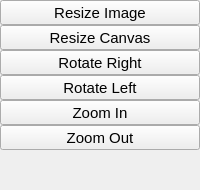
        <widget class="QWidget" name="canvasPage">
         <property name="accessibleName">
          <string>shortcut</string>
         </property>
         <layout class="QVBoxLayout" name="verticalLayout_2">
          <property name="spacing">
           <number>0</number>
          </property>
          <property name="leftMargin">
           <number>0</number>
          </property>
          <property name="topMargin">
           <number>0</number>
          </property>
          <property name="rightMargin">
           <number>0</number>
          </property>
          <property name="bottomMargin">
           <number>0</number>
          </property>
          <item>
           <widget class="QToolButton" name="resizeimage">
            <property name="sizePolicy">
             <sizepolicy hsizetype="Preferred" vsizetype="Fixed">
              <horstretch>0</horstretch>
              <verstretch>0</verstretch>
             </sizepolicy>
            </property>
            <property name="minimumSize">
             <size>
              <width>0</width>
              <height>22</height>
             </size>
            </property>
            <property name="maximumSize">
             <size>
              <width>16777215</width>
              <height>231</height>
             </size>
            </property>
            <property name="font">
             <font>
              <pointsize>11</pointsize>
             </font>
            </property>
            <property name="focusPolicy">
             <enum>Qt::NoFocus</enum>
            </property>
            <property name="text">
             <string>Resize Image</string>
            </property>
            <property name="icon">
             <iconset resource="icons.qrc">
              <normaloff>:/icons/resize.svg</normaloff>:/icons/resize.svg</iconset>
            </property>
            <property name="iconSize">
             <size>
              <width>22</width>
              <height>22</height>
             </size>
            </property>
            <property name="toolButtonStyle">
             <enum>Qt::ToolButtonTextBesideIcon</enum>
            </property>
           </widget>
          </item>
          <item>
           <widget class="QToolButton" name="resizecanvas">
            <property name="sizePolicy">
             <sizepolicy hsizetype="Preferred" vsizetype="Fixed">
              <horstretch>0</horstretch>
              <verstretch>0</verstretch>
             </sizepolicy>
            </property>
            <property name="minimumSize">
             <size>
              <width>0</width>
              <height>22</height>
             </size>
            </property>
            <property name="maximumSize">
             <size>
              <width>16777215</width>
              <height>220</height>
             </size>
            </property>
            <property name="font">
             <font>
              <pointsize>11</pointsize>
             </font>
            </property>
            <property name="focusPolicy">
             <enum>Qt::NoFocus</enum>
            </property>
            <property name="text">
             <string>Resize Canvas</string>
            </property>
            <property name="icon">
             <iconset resource="icons.qrc">
              <normaloff>:/icons/resize.svg</normaloff>:/icons/resize.svg</iconset>
            </property>
            <property name="iconSize">
             <size>
              <width>22</width>
              <height>22</height>
             </size>
            </property>
            <property name="toolButtonStyle">
             <enum>Qt::ToolButtonTextBesideIcon</enum>
            </property>
           </widget>
          </item>
          <item>
           <widget class="QToolButton" name="rotateright">
            <property name="sizePolicy">
             <sizepolicy hsizetype="Preferred" vsizetype="Fixed">
              <horstretch>0</horstretch>
              <verstretch>0</verstretch>
             </sizepolicy>
            </property>
            <property name="minimumSize">
             <size>
              <width>0</width>
              <height>22</height>
             </size>
            </property>
            <property name="maximumSize">
             <size>
              <width>16777215</width>
              <height>220</height>
             </size>
            </property>
            <property name="font">
             <font>
              <pointsize>11</pointsize>
             </font>
            </property>
            <property name="focusPolicy">
             <enum>Qt::NoFocus</enum>
            </property>
            <property name="text">
             <string>Rotate Right</string>
            </property>
            <property name="icon">
             <iconset resource="icons.qrc">
              <normaloff>:/icons/rotate_right.svg</normaloff>:/icons/rotate_right.svg</iconset>
            </property>
            <property name="iconSize">
             <size>
              <width>22</width>
              <height>22</height>
             </size>
            </property>
            <property name="toolButtonStyle">
             <enum>Qt::ToolButtonTextBesideIcon</enum>
            </property>
           </widget>
          </item>
          <item>
           <widget class="QToolButton" name="rotateleft">
            <property name="sizePolicy">
             <sizepolicy hsizetype="Preferred" vsizetype="Fixed">
              <horstretch>0</horstretch>
              <verstretch>0</verstretch>
             </sizepolicy>
            </property>
            <property name="minimumSize">
             <size>
              <width>0</width>
              <height>22</height>
             </size>
            </property>
            <property name="maximumSize">
             <size>
              <width>16777215</width>
              <height>220</height>
             </size>
            </property>
            <property name="font">
             <font>
              <pointsize>11</pointsize>
             </font>
            </property>
            <property name="focusPolicy">
             <enum>Qt::NoFocus</enum>
            </property>
            <property name="text">
             <string>Rotate Left</string>
            </property>
            <property name="icon">
             <iconset resource="icons.qrc">
              <normaloff>:/icons/rotate_left.svg</normaloff>:/icons/rotate_left.svg</iconset>
            </property>
            <property name="iconSize">
             <size>
              <width>22</width>
              <height>22</height>
             </size>
            </property>
            <property name="toolButtonStyle">
             <enum>Qt::ToolButtonTextBesideIcon</enum>
            </property>
           </widget>
          </item>
          <item>
           <widget class="QToolButton" name="zoomin">
            <property name="sizePolicy">
             <sizepolicy hsizetype="Preferred" vsizetype="Fixed">
              <horstretch>0</horstretch>
              <verstretch>0</verstretch>
             </sizepolicy>
            </property>
            <property name="minimumSize">
             <size>
              <width>0</width>
              <height>22</height>
             </size>
            </property>
            <property name="maximumSize">
             <size>
              <width>16777215</width>
              <height>220</height>
             </size>
            </property>
            <property name="font">
             <font>
              <pointsize>11</pointsize>
             </font>
            </property>
            <property name="focusPolicy">
             <enum>Qt::NoFocus</enum>
            </property>
            <property name="text">
             <string>Zoom In</string>
            </property>
            <property name="icon">
             <iconset resource="icons.qrc">
              <normaloff>:/icons/zoom_in.svg</normaloff>:/icons/zoom_in.svg</iconset>
            </property>
            <property name="iconSize">
             <size>
              <width>22</width>
              <height>22</height>
             </size>
            </property>
            <property name="toolButtonStyle">
             <enum>Qt::ToolButtonTextBesideIcon</enum>
            </property>
           </widget>
          </item>
          <item>
           <widget class="QToolButton" name="zoomout">
            <property name="sizePolicy">
             <sizepolicy hsizetype="Preferred" vsizetype="Fixed">
              <horstretch>0</horstretch>
              <verstretch>0</verstretch>
             </sizepolicy>
            </property>
            <property name="minimumSize">
             <size>
              <width>0</width>
              <height>22</height>
             </size>
            </property>
            <property name="maximumSize">
             <size>
              <width>16777215</width>
              <height>220</height>
             </size>
            </property>
            <property name="font">
             <font>
              <pointsize>11</pointsize>
             </font>
            </property>
            <property name="focusPolicy">
             <enum>Qt::NoFocus</enum>
            </property>
            <property name="text">
             <string>Zoom Out</string>
            </property>
            <property name="icon">
             <iconset resource="icons.qrc">
              <normaloff>:/icons/zoom_out.svg</normaloff>:/icons/zoom_out.svg</iconset>
            </property>
            <property name="iconSize">
             <size>
              <width>22</width>
              <height>22</height>
             </size>
            </property>
            <property name="toolButtonStyle">
             <enum>Qt::ToolButtonTextBesideIcon</enum>
            </property>
           </widget>
          </item>
          <item>
           <spacer name="verticalSpacer_4">
            <property name="orientation">
             <enum>Qt::Vertical</enum>
            </property>
            <property name="sizeHint" stdset="0">
             <size>
              <width>20</width>
              <height>40</height>
             </size>
            </property>
           </spacer>
          </item>
         </layout>
        </widget>
